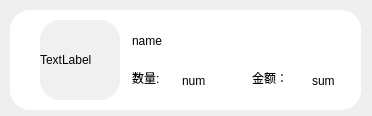
<?xml version="1.0" encoding="UTF-8"?>
<ui version="4.0">
 <class>order</class>
 <widget class="QWidget" name="order">
  <property name="geometry">
   <rect>
    <x>0</x>
    <y>0</y>
    <width>372</width>
    <height>116</height>
   </rect>
  </property>
  <property name="windowTitle">
   <string>Form</string>
  </property>
  <widget class="QWidget" name="widget_19" native="true">
   <property name="geometry">
    <rect>
     <x>10</x>
     <y>10</y>
     <width>351</width>
     <height>100</height>
    </rect>
   </property>
   <property name="styleSheet">
    <string notr="true">border-radius:20px;
background-color: rgb(255, 255, 255);</string>
   </property>
   <widget class="QLabel" name="order_picture">
    <property name="geometry">
     <rect>
      <x>30</x>
      <y>10</y>
      <width>80</width>
      <height>80</height>
     </rect>
    </property>
    <property name="styleSheet">
     <string notr="true">background-color: rgb(240, 240, 240);</string>
    </property>
    <property name="text">
     <string>TextLabel</string>
    </property>
    <property name="scaledContents">
     <bool>true</bool>
    </property>
   </widget>
   <widget class="QLineEdit" name="order_name">
    <property name="geometry">
     <rect>
      <x>120</x>
      <y>20</y>
      <width>141</width>
      <height>21</height>
     </rect>
    </property>
    <property name="text">
     <string>name</string>
    </property>
    <property name="readOnly">
     <bool>true</bool>
    </property>
   </widget>
   <widget class="QLineEdit" name="order_num">
    <property name="geometry">
     <rect>
      <x>170</x>
      <y>60</y>
      <width>51</width>
      <height>21</height>
     </rect>
    </property>
    <property name="text">
     <string>num</string>
    </property>
    <property name="readOnly">
     <bool>true</bool>
    </property>
   </widget>
   <widget class="QLineEdit" name="order_sum">
    <property name="geometry">
     <rect>
      <x>300</x>
      <y>60</y>
      <width>41</width>
      <height>21</height>
     </rect>
    </property>
    <property name="text">
     <string>sum</string>
    </property>
    <property name="readOnly">
     <bool>true</bool>
    </property>
   </widget>
   <widget class="QLineEdit" name="order_num_2">
    <property name="geometry">
     <rect>
      <x>120</x>
      <y>60</y>
      <width>51</width>
      <height>21</height>
     </rect>
    </property>
    <property name="text">
     <string>数量:</string>
    </property>
    <property name="readOnly">
     <bool>true</bool>
    </property>
   </widget>
   <widget class="QLineEdit" name="order_sum_2">
    <property name="geometry">
     <rect>
      <x>240</x>
      <y>60</y>
      <width>61</width>
      <height>21</height>
     </rect>
    </property>
    <property name="text">
     <string>金额：</string>
    </property>
    <property name="readOnly">
     <bool>true</bool>
    </property>
   </widget>
  </widget>
 </widget>
 <resources/>
 <connections/>
</ui>
